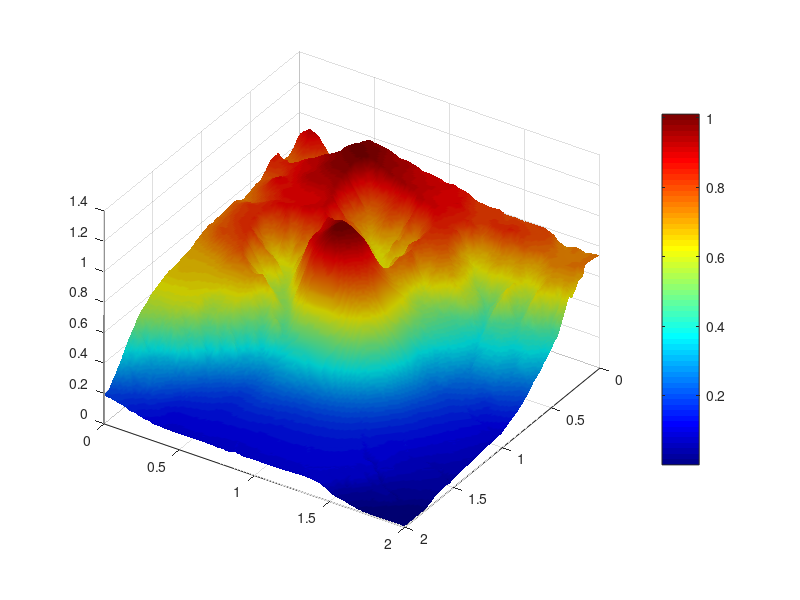

Reproduce this figure in MATLAB. (Note: this script raises an error after producing the figure.)
clear, figure(1), clf,colormap(jet)
load('mnt2_sample25.mat'); % mnt2
B = mnt2 - min(mnt2(:)); B = B/max(B(:));
%physics
Lx     = 2;    % length of the computational domain in x
Ly     = 2;    % length of the computational domain in y
g      = 9.8;  % gravity
mu_f   = 1;    % viscosity
Ke     = 10e-3;% coefficient
%numerics
nx     = 181;  % number of grid points in x 
ny     = 184;  % number of grid points in y 
nt     = 5000; % number of time stepd
%preprocessing
dx     = Lx/(nx-1); % grid spacing in x 
dy     = Ly/(ny-1); % grid spacing in y 
x      = 0:dx:Lx;   % coordinates of grid points
y      = 0:dy:Ly;   % coordinates of grid points
dt     = 4e-5;      % time step
%initial
[x2d y2d] = ndgrid(x,y);
H         =  0.5*exp( -(x2d-0.5*Lx).^2/0.1 - (y2d-0.5*Ly).^2/0.1);
surf(x2d,y2d,B),shading flat,light,view(123,32),title('B(x,y)')
surf(x2d,y2d,H),shading flat,light,view(123,32),title('H')
surf(x2d,y2d,H+B),shading flat,light,view(123,32),title('S')
%action
for it=1:nt
Hx     = (H(1:end-1,:)+H(2:end,:))/2;
Hy     = (H(:,1:end-1)+H(:,2:end))/2;
qx     =  -g/(3*mu_f)* Hx.^3.*diff(H + B,1,1)/dx;
qy     =  -g/(3*mu_f)* Hy.^3.*diff(H + B,1,2)/dy;
qxa    = (qx(:,1:end-1)+qx(:,2:end))/2;
qya    = (qy(1:end-1,:)+qy(2:end,:))/2;
Ha     = (Hx(:,1:end-1)+Hx(:,2:end))/2;
Vel    = sqrt(qxa.^2 + qya.^2)./Ha; 
dBdt   = Ke*Vel;
B(2:end,2:end) = B(2:end,2:end) + dBdt*dt;  
dHdt   =  -diff(qx(:,2:end-1),1,1)/dx-diff(qy(2:end-1,:),1,2)/dy;
H(2:end-1,2:end-1)= H(2:end-1,2:end-1)+dt*dHdt;
    if mod(it,100)==0
    surf(x ,y ,(B+H)');
    view(123,32),axis image, colorbar
    shading interp,light,lighting phong
    xlabel('distance in x direction');
    ylabel('distance in y direction');
    zlabel('distance in z direction');
    title(it),drawnow
    end
end